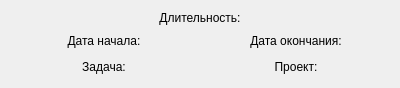
<?xml version="1.0" encoding="UTF-8"?>
<ui version="4.0">
 <class>Form</class>
 <widget class="QWidget" name="Form">
  <property name="geometry">
   <rect>
    <x>0</x>
    <y>0</y>
    <width>400</width>
    <height>88</height>
   </rect>
  </property>
  <property name="windowTitle">
   <string>Form</string>
  </property>
  <layout class="QVBoxLayout" name="verticalLayout_2">
   <item>
    <layout class="QVBoxLayout" name="verticalLayout">
     <item>
      <widget class="QLabel" name="duration_label">
       <property name="sizePolicy">
        <sizepolicy hsizetype="Preferred" vsizetype="Maximum">
         <horstretch>0</horstretch>
         <verstretch>0</verstretch>
        </sizepolicy>
       </property>
       <property name="text">
        <string>Длительность:</string>
       </property>
       <property name="alignment">
        <set>Qt::AlignCenter</set>
       </property>
      </widget>
     </item>
     <item>
      <layout class="QGridLayout" name="gridLayout">
       <item row="0" column="0">
        <widget class="QLabel" name="start_time_label">
         <property name="text">
          <string>Дата начала:</string>
         </property>
         <property name="alignment">
          <set>Qt::AlignCenter</set>
         </property>
        </widget>
       </item>
       <item row="1" column="1">
        <widget class="QLabel" name="project_label">
         <property name="text">
          <string>Проект:</string>
         </property>
         <property name="alignment">
          <set>Qt::AlignCenter</set>
         </property>
        </widget>
       </item>
       <item row="1" column="0">
        <widget class="QLabel" name="task_label">
         <property name="text">
          <string>Задача:</string>
         </property>
         <property name="alignment">
          <set>Qt::AlignCenter</set>
         </property>
        </widget>
       </item>
       <item row="0" column="1">
        <widget class="QLabel" name="end_time_label">
         <property name="text">
          <string>Дата окончания:</string>
         </property>
         <property name="alignment">
          <set>Qt::AlignCenter</set>
         </property>
        </widget>
       </item>
      </layout>
     </item>
    </layout>
   </item>
  </layout>
 </widget>
 <resources/>
 <connections/>
</ui>
